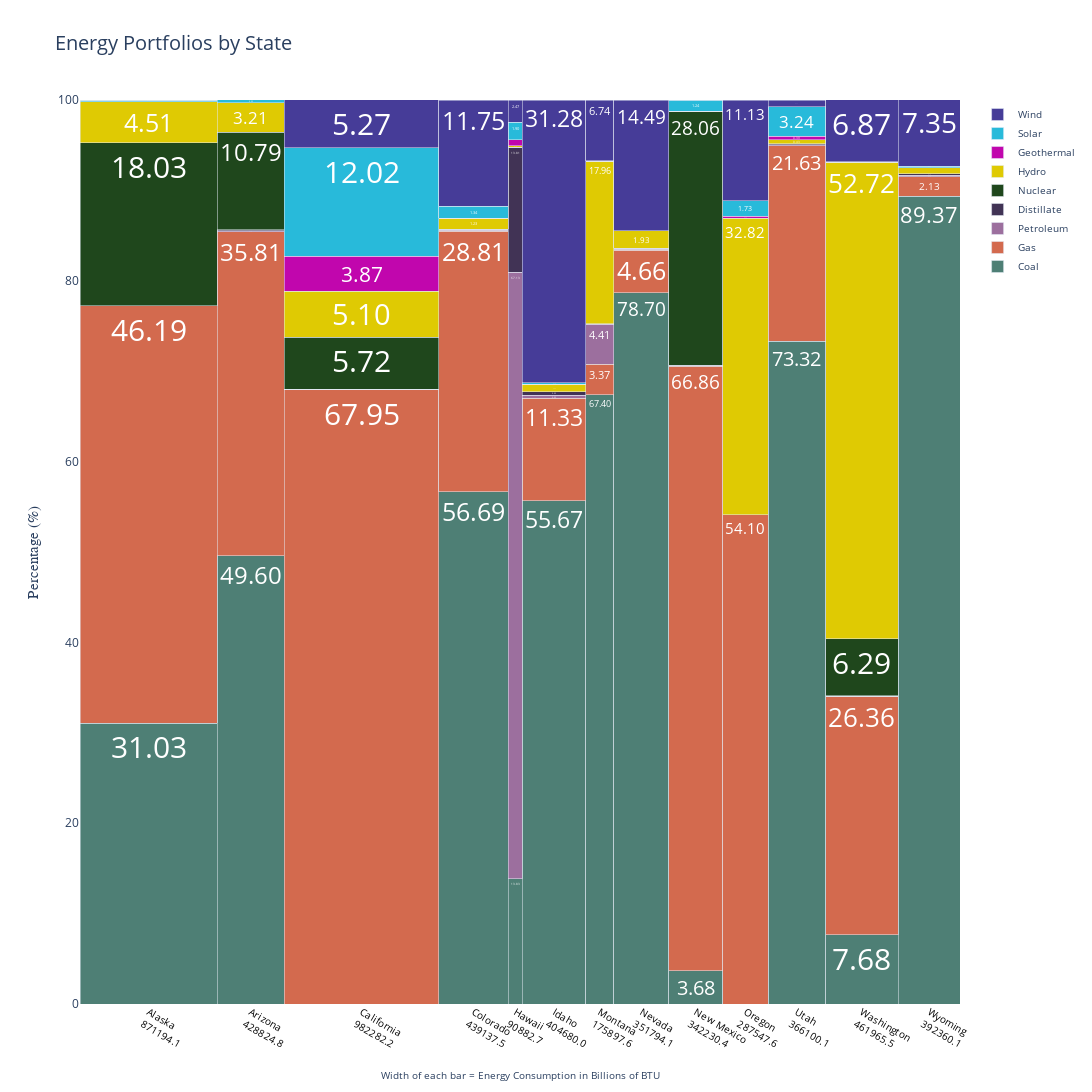

Notebook code cell kept with this figure:
### Code cell
df_west,width_west,x_width_west,color_f = get_mekko_params(energy,'West')
make_mekko(df_west,width_west,x_width_west,color_f)
